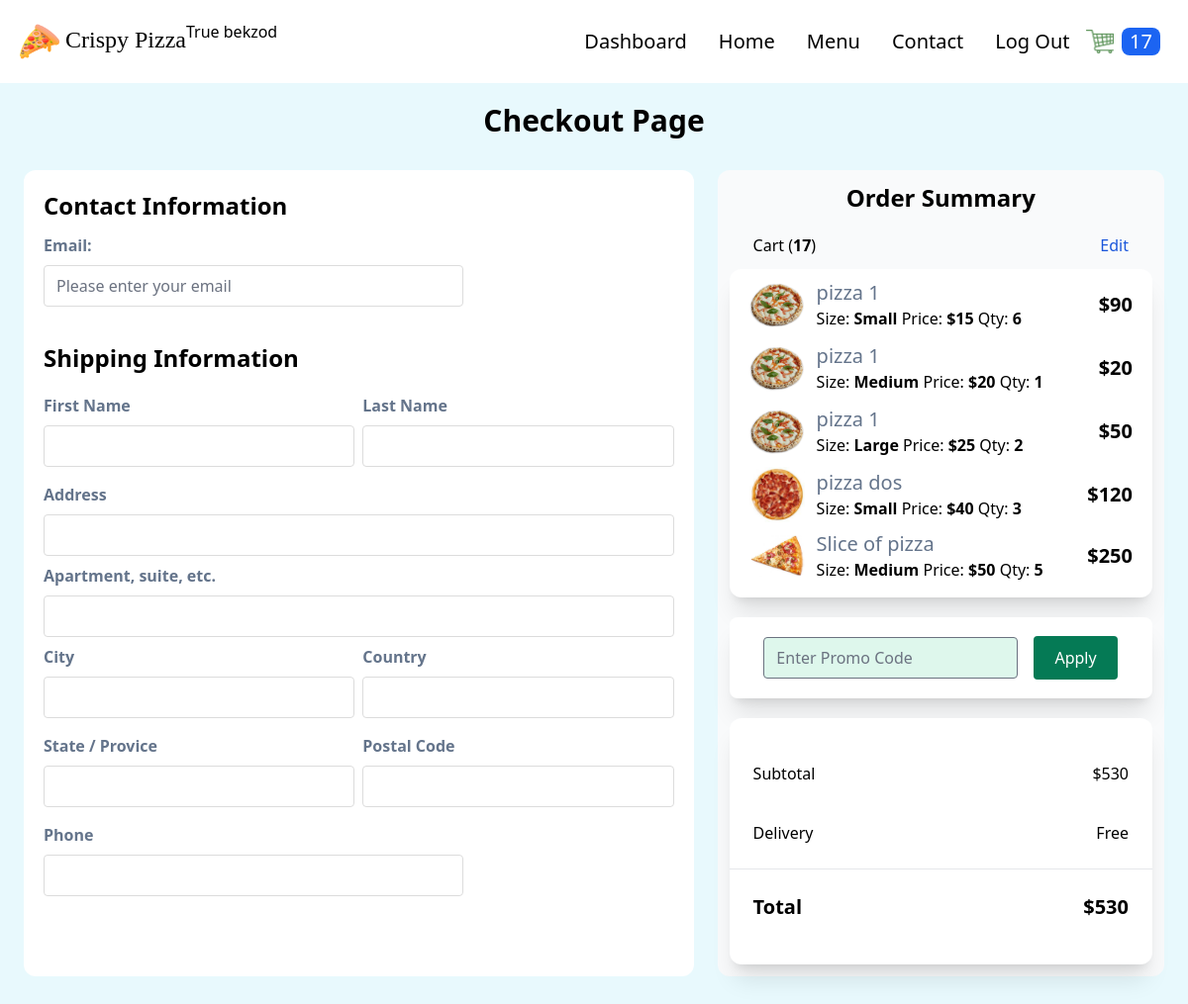
The app's page /checkout (signed in), older data.
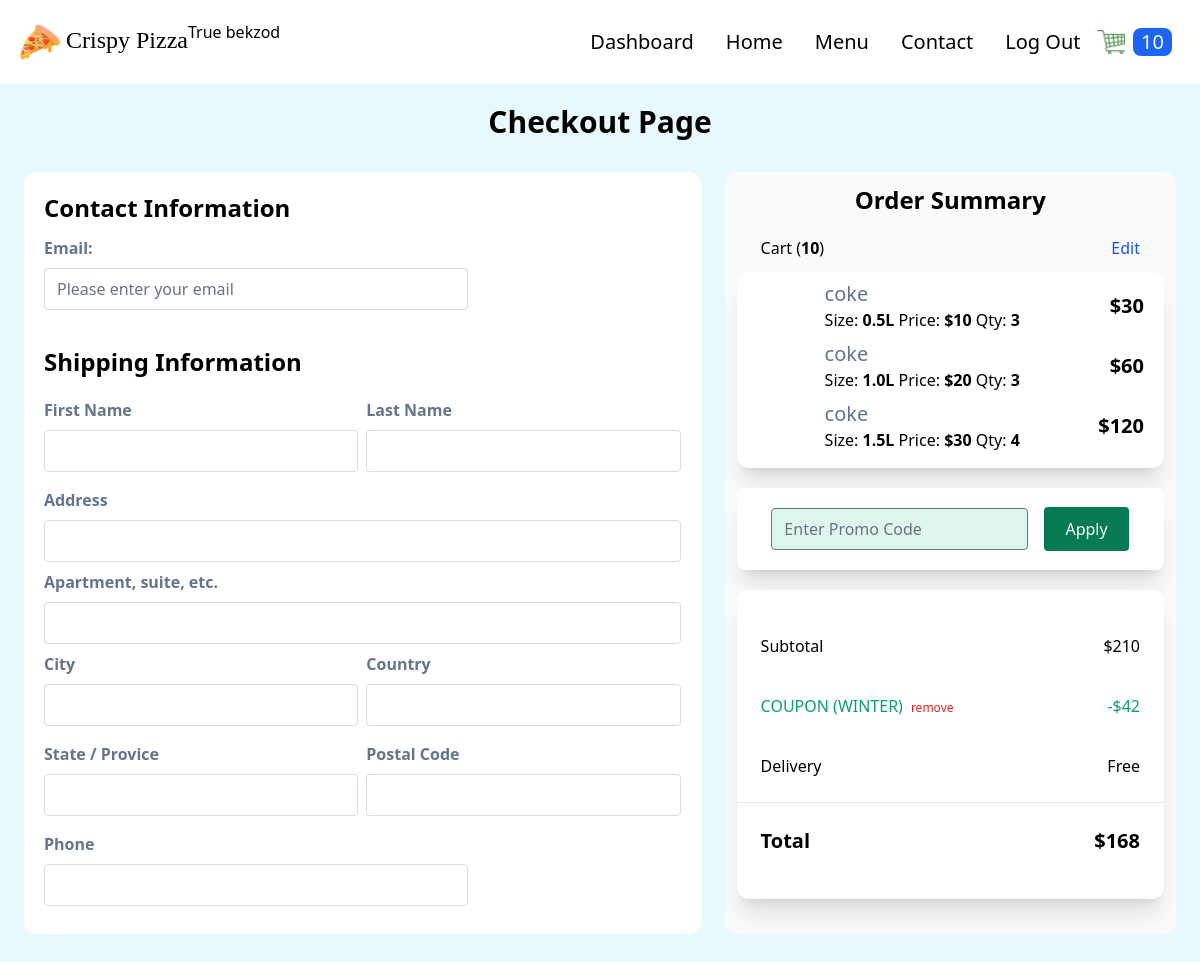
The same page, newer data.
### order/models.py (models this page shows, shortened)
class Order(models.Model):
    customer = models.ForeignKey(
        Customer, on_delete=models.CASCADE)
    date_ordered = models.DateTimeField(auto_now_add=True)
    date_modified = models.DateTimeField(auto_now=True)
    complete = models.BooleanField(default=False)
    transaction_id = models.UUIDField(
        primary_key=True, default=uuid.uuid4, editable=False)
    coupon = models.ForeignKey(
        'Coupon', on_delete=models.SET_NULL, blank=True, null=True)
    @property
    def get_cart_subtotal(self):
        order_items = self.orderitem_set.all()
        total = sum([item.get_total for item in order_items])
        return total
    @property
    def get_cart_total(self):
        total = self.get_cart_subtotal
        if self.coupon:
            total-= total*self.coupon.discount//100
            self.coupon_value = self.get_cart_subtotal*self.coupon.discount//100
        return total
    @property
    def get_cart_items(self):
        order_items = self.orderitem_set.all()
        total = sum([item.quantity for item in order_items])
        return total
    @property
    def get_coupon_value(self):
        coupon_value = self.get_cart_subtotal*self.coupon.discount//100
        return coupon_value

class OrderItem(models.Model):
    product = models.ForeignKey(Product, on_delete=models.SET_NULL, blank=True, null=True)
    order = models.ForeignKey(
        Order, on_delete=models.CASCADE, null=True, blank=True)
    variation = models.ForeignKey(ProductVariant, on_delete=models.SET_NULL, blank=True, null=True)
    quantity = models.IntegerField(default=0, null=True, blank=True)
    date_added = models.DateTimeField(auto_now_add=True)
    @property
    def get_total(self):
        if self.product.has_variants:
            total = self.variation.price * self.quantity
        else:
            total = self.product.price * self.quantity
        return total

class Coupon(models.Model):
    code = models.CharField(max_length=50, unique=True)
    active = models.BooleanField(default=False)
    valid_from = models.DateTimeField()
    valid_to = models.DateTimeField()
    discount = models.IntegerField(validators=[MinValueValidator(0), MaxValueValidator(100)])

### store/models.py (models this page shows, shortened)
class Product(models.Model):
    PRODUCT_TYPES = (
        ("Pizza", "pizza"),
        ("Nonpizza", "nonpizza")
    )
    id = models.UUIDField(primary_key=True, default=uuid.uuid4, editable=False)
    name = models.CharField(max_length=100)
    price = models.PositiveIntegerField(blank=True, null=True)
    desc = models.TextField(max_length=500)
    image = models.ImageField(blank=True, upload_to='images')
    created_at = models.DateField(auto_now_add=True)
    updated_at = models.DateField(auto_now=True)
    product_type = models.CharField(max_length=10, choices=PRODUCT_TYPES)
    def image_tag(self):
        return mark_safe(f'<img src="{self.image.url}" width="150" height="150" />')
    image_tag.short_description = 'Image'
    @property
    def has_variants(self):
        if self.productvariant_set.count() > 0:
            return True
        else:
            return False

class ProductVariant(models.Model):
    title = models.CharField(max_length=100, blank=True, null=True)
    product = models.ForeignKey(Product, on_delete=models.CASCADE)
    size = models.ForeignKey(Size, on_delete=models.CASCADE)
    price = models.PositiveIntegerField()

class Size(models.Model):
    name = models.CharField(max_length=20, blank=True, null=True)

### order/views.py (the view)
# urls.py: path('checkout', views.checkout, name="checkout"),
def checkout(request):
    if request.user.is_authenticated:
        customer = request.user.customer
    else:
        customer, created = Customer.objects.get_or_create(
            device=request.COOKIES['device'])
    order_qs = Order.objects.filter(
        customer=customer, complete=False)
    if order_qs.exists():
        order = order_qs[0]
        order_items = OrderItem.objects.filter(order=order)
        coupon_form = CouponApplyForm()
        context = {"order": order, "order_items": order_items, 'coupon_form': coupon_form,}
    return render(request, 'order/checkout.html', context=context)

### order/forms.py
class CouponApplyForm(forms.Form):
    code = forms.CharField(widget=forms.TextInput(attrs= {
        'class': 'w-3/5 m-2 rounded focus:ring-0 focus:border-[#c0c0c0] bg-green-100',
        'placeholder': 'Enter Promo Code'
    }))

### store/context_processors.py (called while the page is built, shortened)
def get_cart_quantity(request):
    if request.user.is_authenticated:
        customer = request.user.customer
    try:
        customer_order = Order.objects.filter(
            customer=customer, complete=False)[0]
        number_of_items = customer_order.get_cart_items
    except:
        number_of_items = 0
    finally:
        return {
            'cart_quantity': number_of_items
        }

### order/templates/order/checkout.html (shortened to what this page needs)
{% extends 'store/base.html' %} {% block content %} {% load static%}
<div class="my-5">
  <h1 class="flex items-center justify-center font-bold text-md lg:text-3xl">
    Checkout Page
  </h1>
</div>
<div class="flex justify-between mx-3 mb-5 bg-transparent rounded-xl">
  <div class="p-3 m-3 bg-white w-3/5 rounded-xl">
    <div class="p-2">
      <h2 class="font-bold mb-3 text-2xl">Contact Information</h2>
      <div class="flex flex-col w-2/3 mb-5">
        <label class="mb-2 font-bold text-slate-500" for="email">Email:</label>
        <input
          class="rounded border-[#dcdcdc] focus:ring-0 focus:border-[#c0c0c0]"
          type="email"
          name="email"
          placeholder="Please enter your email"
        />
      </div>
    </div>
    <div class="p-2">
      <h2 class="font-bold mb-5 text-2xl">Shipping Information</h2>
      <div class="flex flex-col">
        <div class="flex justify-between mb-2">
          <div class="flex flex-col w-1/2 mb-2">
            <label class="mb-2 font-bold text-slate-500" for="first-name"
              >First Name</label
            >
            <input
              class="rounded border-[#dcdcdc] focus:ring-0 focus:border-[#c0c0c0]"
              type="text"
              name="first-name"
            />
          </div>
          <div class="flex flex-col w-1/2 ml-2">
            <label class="mb-2 font-bold text-slate-500" for="last-name"
              >Last Name</label
            >
            <input
              class="rounded border-[#dcdcdc] focus:ring-0 focus:border-[#c0c0c0]"
              type="text"
              name="last-name"
            />
          </div>
        </div>
        <div class="flex flex-col w-full mb-2">
          <label class="mb-2 font-bold text-slate-500" for="address-1"
            >Address</label
          >
          <input
            class="rounded border-[#dcdcdc] focus:ring-0 focus:border-[#c0c0c0]"
            type="text"
            name="address-1"
          />
        </div>
        <div class="flex flex-col w-full mb-2">
          <label class="mb-2 font-bold text-slate-500" for="address-2"
            >Apartment, suite, etc.</label
          >
          <input
            class="rounded border-[#dcdcdc] focus:ring-0 focus:border-[#c0c0c0]"
            type="text"
            name="address-2"
          />
        </div>
        <div class="flex justify-between mb-2">
          <div class="flex flex-col w-1/2 mb-2">
            <label class="mb-2 font-bold text-slate-500" for="city">City</label>
            <input
              class="rounded border-[#dcdcdc] focus:ring-0 focus:border-[#c0c0c0]"
              type="text"
              name="city"
            />
          </div>
          <div class="flex flex-col w-1/2 ml-2">
            <label class="mb-2 font-bold text-slate-500" for="country"
              >Country</label
            >
            <input
              class="rounded border-[#dcdcdc] focus:ring-0 focus:border-[#c0c0c0]"
              type="text"
              name="country"
            />
          </div>
        </div>
        <div class="flex justify-between mb-2">
          <div class="flex flex-col w-1/2 mb-2">
            <label class="mb-2 font-bold text-slate-500" for="state"
              >State / Provice</label
            >
            <input
              class="rounded border-[#dcdcdc] focus:ring-0 focus:border-[#c0c0c0]"
              type="text"
              name="state"
            />
          </div>
          <div class="flex flex-col w-1/2 ml-2">
            <label class="mb-2 font-bold text-slate-500" for="postal"
              >Postal Code</label
            >
            <input
              class="rounded border-[#dcdcdc] focus:ring-0 focus:border-[#c0c0c0]"
              type="text"
              name="postal"
            />
          </div>
        </div>
        <div class="flex flex-col w-2/3 mb-2">
          <label class="mb-2 font-bold text-slate-500" for="phone">Phone</label>
          <input
            class="rounded border-[#dcdcdc] focus:ring-0 focus:border-[#c0c0c0]"
            type="text"
            name="phone"
          />
        </div>
      </div>
    </div>
  </div>
  <div class="flex flex-col p-3 m-3 bg-gray-50 w-2/5 rounded-xl">
    <div>
      <h2 class="font-bold mb-5 text-2xl text-center">Order Summary</h2>
      <div class="flex justify-between mx-6 my-3">
        <p>Cart (<strong>{{order.get_cart_items}}</strong>)</p>
        <p class="text-blue-700"><a href="{% url 'order:cart' %}">Edit</a></p>
      </div>
      <div class="flex flex-col shadow-xl p-2 rounded-xl bg-white">
        {%for item in order_items%}
        <div class="flex gap-3 items-center mx-3 mb-2">
          <img
            class="w-14 rounded-lg"
            src="{{item.product.image.url}}"
            alt=""
          />
          <div>
            <h3 class="text-slate-500 text-xl">{{item.product.name}}</h3>
            <p>
              Size: <strong>{{item.variation.size.name}}</strong> Price:
              <strong>${{item.variation.price}}</strong> Qty:
              <strong>{{item.quantity}}</strong>
            </p>
          </div>
          <p class="ml-auto font-bold text-xl">${{item.get_total}}</p>
        </div>
        {% endfor %}
      </div>
    </div>
    {% include "order/checkout_promo.html" %}
    <div class="mt-5 py-5 shadow-xl rounded-xl bg-white">
      <div class="flex justify-between m-3 p-3">
        <p>Subtotal</p>
        <p>${{order.get_cart_subtotal}}</p>
      </div>
      {% if order.coupon %}
      <div class="flex m-3 p-3 text-green-500">
        <p>COUPON ({{order.coupon.code|upper}})</p>
        <form action="{% url 'order:remove-coupon' %}" method="post">
          <button class="ml-2 text-red-600 text-xs" type="submit">
            remove
          </button>
        </form>
        <p class="ml-auto">-${{order.get_coupon_value}}</p>
      </div>
      {% endif %}
      <div class="flex justify-between m-3 p-3">
        <p>Delivery</p>
        <p>Free</p>
      </div>
      <hr />
      <div class="flex justify-between m-3 p-3 font-bold text-xl">
        <p>Total</p>
        <p>${{order.get_cart_total}}</p>
      </div>
    </div>
  </div>
</div>
{% endblock %}

### store/templates/store/base.html (shortened to what this page needs)
{% load static %}
<!DOCTYPE html>
<html lang="en">
  <head>
    <link rel="stylesheet" href="{% static 'store/src/styles.css' %}" />
    <link rel="stylesheet" href="{% static 'store/src/customStyles.css' %}" />
  </head>
  <body class="m-0 p-0 bg-dimly-blue">
    <nav class="p-5 bg-white flex">
      <div class="flex justify-between items-center">
        <a href="{% url 'store:products' %}">
          <span class="text-2xl font-[Poppins] cursor-pointer">
            <img
              class="h-10 inline"
              src="{% static 'store/images/pizza.png' %}"
            />
            Crispy Pizza
          </span>
        </a>
      </div>
      <h2>{{user.is_superuser}} {{user.username}}</h2>
      <ul class="flex ml-auto items-center">
        {% if user.is_superuser %}
        <li class="text-xl mx-4 hover:text-cyan-500 duration-500">
          <a href="{% url 'store:dashboard' %}">Dashboard</a>
        </li>
        {% endif %}
        <li class="text-xl mx-4 hover:text-cyan-500 duration-500">
          <a href="{% url 'store:products' %}">Home</a>
        </li>
        <li class="text-xl mx-4 hover:text-cyan-500 duration-500">
          <a href="">Menu</a>
        </li>
        <li class="text-xl mx-4 hover:text-cyan-500 duration-500">
          <a href="">Contact</a>
        </li>
        {% if user.is_authenticated %}
        <li class="text-xl mx-4 hover:text-cyan-500 duration-500">
          <a href="{% url 'users:logout' %}">Log Out</a>
        </li>
        {% else %}
        <li class="text-xl mx-4 hover:text-cyan-500 duration-500">
          <a href="{% url 'users:login' %}">Log In</a>
        </li>
        {% endif %}
        <li>
          <a href="{% url 'order:cart' %}">
            <img
              class="h-6"
              src="{% static 'store/images/cart.png' %}"
              alt="cart"
            />
          </a>
        </li>
        <li class="p-2">
          <div class="bg-blue-600 rounded-lg px-2">
            <p class="text-xl text-white">{{cart_quantity}}</p>
          </div>
        </li>
      </ul>
    </nav>
    {% block content %} {% endblock %}
  </body>
</html>

### order/templates/order/checkout_promo.html
<form
  action="{% url 'order:add-coupon' %}"
  method="post"
  class="flex justify-center items-center mt-5 bg-white rounded-lg shadow-xl py-3"
>
  {% csrf_token %} {{coupon_form.code}}
  <button
    type="submit"
    class="w-1/5 py-2.5 mx-2 bg-green-600 text-white rounded"
  >
    Apply
  </button>
</form>

Row changes from the older to the newer data that the page shows:
removed OrderItem: product.image (picture), product.name "pizza 1", variation.size.name "Small", variation.price "15", quantity "6", get_total "90"
removed OrderItem: product.image (picture), product.name "pizza 1", variation.size.name "Medium", variation.price "20", quantity "1", get_total "20"
removed OrderItem: product.image (picture), product.name "pizza 1", variation.size.name "Large", variation.price "25", quantity "2", get_total "50"
removed OrderItem: product.image (picture), product.name "pizza dos", variation.size.name "Small", variation.price "40", quantity "3", get_total "120"
removed OrderItem: product.image (picture), product.name "Slice of pizza", variation.size.name "Medium", variation.price "50", quantity "5", get_total "250"
changed Order: get_cart_items "17" → "10"; get_cart_subtotal "530" → "210"; coupon_id empty → 2 (drawn); coupon.code (not shown) → "WINTER"; get_coupon_value (not shown) → "42"; get_cart_total "530" → "168"
added OrderItem: product.name "coke", variation.size.name "0.5L", variation.price "10", quantity "3", get_total "30"
added OrderItem: product.name "coke", variation.size.name "1.0L", variation.price "20", quantity "3", get_total "60"
added OrderItem: product.name "coke", variation.size.name "1.5L", variation.price "30", quantity "4", get_total "120"
Text that changed along with them:
{{ cart_quantity }}: "17" → "10"
text now shown: "COUPON ( ) remove -$"
